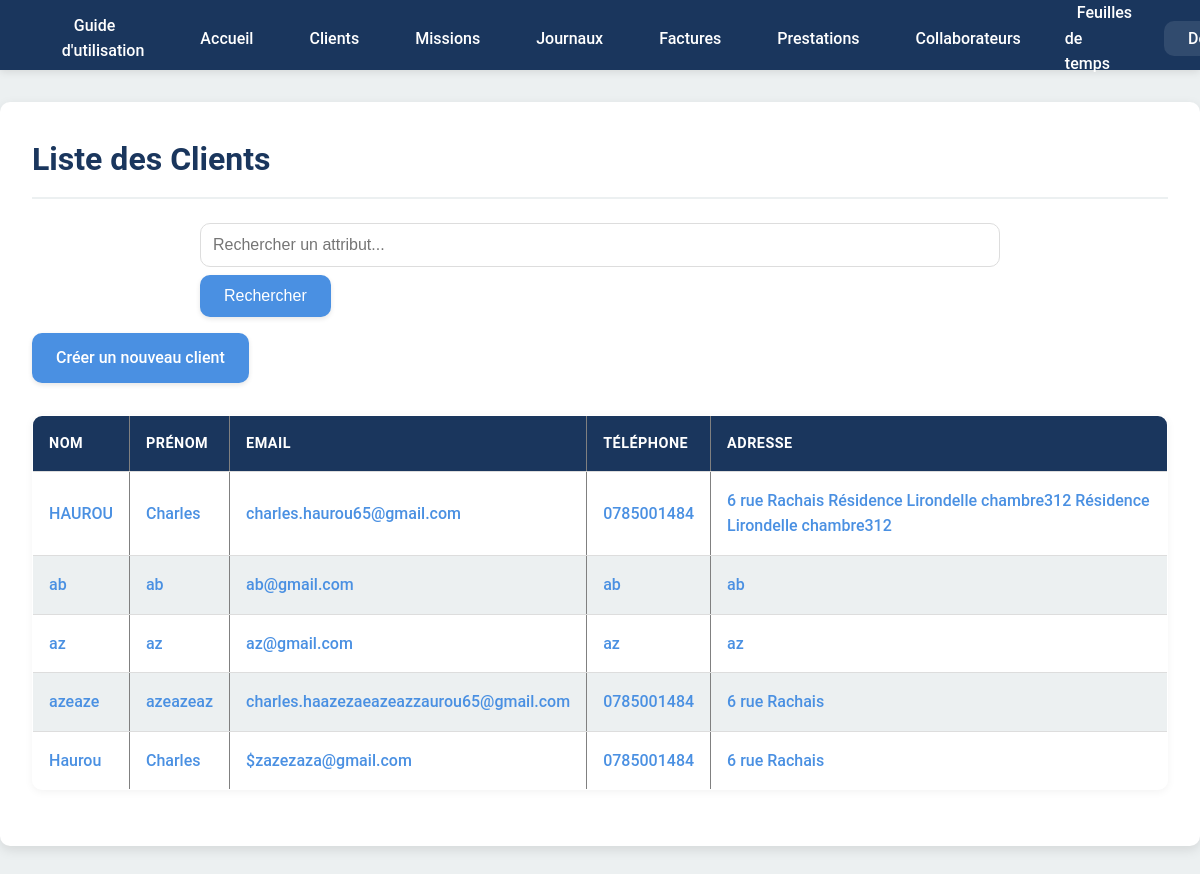
Page /clients/ (signed in) on the earlier database version.
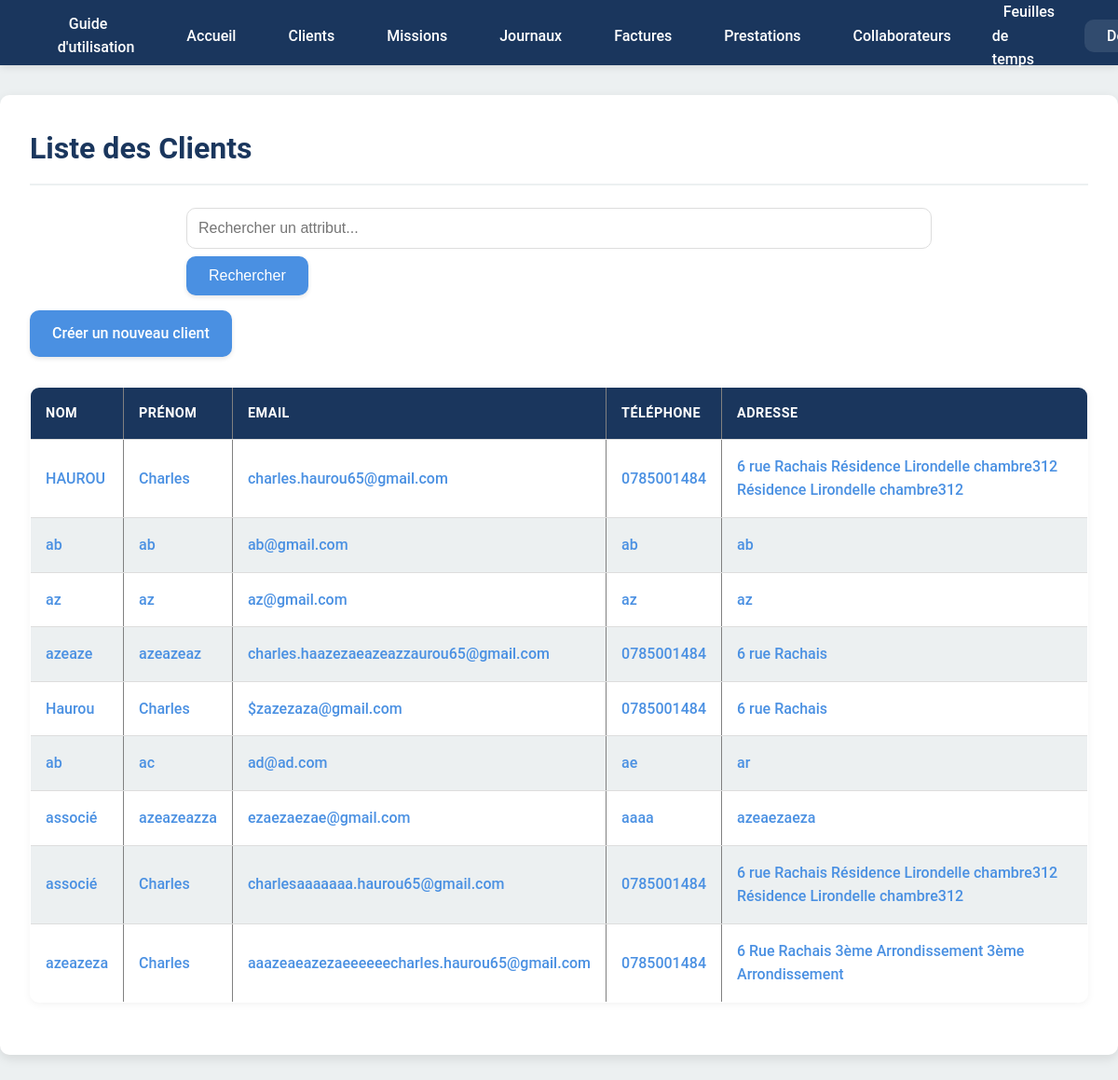
Same page on the later database version.
### projManagement/models.py (models this page shows, shortened)
class Client(models.Model):
    nom = models.CharField(max_length=100)
    prenom = models.CharField(max_length=100)
    email = models.EmailField(unique=True)
    telephone = models.CharField(max_length=20, blank=True, null=True)
    adresse = models.CharField(max_length=255, blank=True, null=True)
    ville = models.CharField(max_length=100, blank=True, null=True)
    code_postal = models.CharField(max_length=10, blank=True, null=True)
    pays = models.CharField(max_length=100, blank=True, null=True)
    date_inscription = models.DateTimeField(auto_now_add=True)
    statut = models.BooleanField(default=False)
    logo = models.ImageField(upload_to='client_logos/', null=True, blank=True)

### projManagement/views.py (the view, shortened to what this page needs)
# urls.py: path('clients/', views.clients, name='clients'),
@login_required
def clients(request):
    query = request.GET.get('q', '')
    clients_list = Client.objects.all()
    return render(request, "projManagement/clients.html", {"clients": clients_list, "query": query})

### projManagement/templates/projManagement/clients.html
{% extends 'projManagement/overlay.html' %}
{% block content %}
<h1>Liste des Clients</h1>
<form method="GET" action="">
    <input type="text" name="q" placeholder="Rechercher un attribut..." value="{{ request.GET.q }}">
    <button type="submit" class="btn">Rechercher</button>
</form>
<a href="{% url 'creer_client' %}" class="btn">Créer un nouveau client</a>
<table border="1">
    <thead>
        <tr>
            <th>Nom</th>
            <th>Prénom</th>
            <th>Email</th>
            <th>Téléphone</th>
            <th>Adresse</th>
        </tr>
    </thead>
    <tbody>
        {% for client in clients %}
        <tr>
            <td><a href="{% url 'detail_client' client.id %}">{{ client.nom }}</a></td>
            <td><a href="{% url 'detail_client' client.id %}">{{ client.prenom }}</a></td>
            <td><a href="{% url 'detail_client' client.id %}">{{ client.email }}</a></td>
            <td><a href="{% url 'detail_client' client.id %}">{{ client.telephone }}</a></td>
            <td><a href="{% url 'detail_client' client.id %}">{{ client.adresse }}</a></td>
        </tr>
        {% empty %}
        <tr>
            <td colspan="5">Aucun client trouvé.</td>
        </tr>
        {% endfor %}
    </tbody>
</table>
{% endblock %}

Differences in the rows shown:
added Client: nom "ab", prenom "ac", email "ad@ad.com", telephone "ae", adresse "ar"
added Client: nom "associé", prenom "azeazeazza", email "ezaezaezae@gmail.com", telephone "aaaa", adresse "azeaezaeza"
added Client: nom "associé", prenom "Charles", email "charlesaaaaaaa.haurou65@gmail.com", telephone "0785001484", adresse "6 rue Rachais Résidence Lirondelle chambre312 Résidence Lirondelle chambre312"
added Client: nom "azeazeza", prenom "Charles", email "aaazeaeazezaeeeeeecharles.haurou65@gmail.com", telephone "0785001484", adresse "6 Rue Rachais 3ème Arrondissement 3ème Arrondissement"
